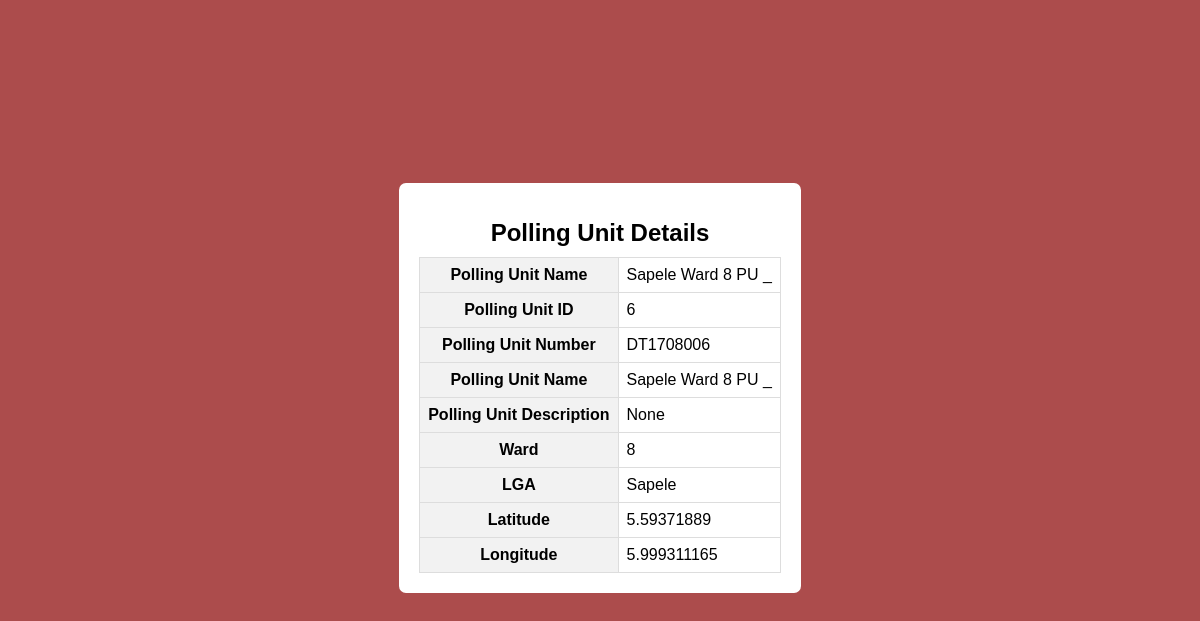
/polling/polling-unit/8, run on the app's committed database.
### polling/models.py (models this page shows, shortened)
class polling_unit(models.Model):
    polling_unit_id = models.PositiveIntegerField()
    ward_id = models.PositiveIntegerField()
    lga_id = models.PositiveIntegerField()
    uniquewardid = models.PositiveIntegerField(null=True)
    polling_unit_number = models.CharField(max_length=50, null=True)
    polling_unit_name = models.CharField(max_length=50, null=True)
    polling_unit_description = models.TextField(max_length=1000, null=True)
    lat = models.CharField(max_length=255, null=True)
    long = models.CharField(max_length=255, null=True)
    entered_by_user = models.CharField(max_length=50, null=True)
    date_entered = models.DateTimeField(auto_now_add=True)
    user_ip_address = models.CharField(max_length=50, null=True)
    class Meta:
        verbose_name_plural = 'polling_units'

class lga(models.Model):
    lga_id = models.PositiveIntegerField()
    lga_name = models.CharField(max_length=50)
    state_id = models.PositiveIntegerField()
    lga_description = models.TextField(max_length=1000)
    entered_by_user = models.CharField(max_length=50)
    date_entered = models.DateTimeField(auto_now_add=True)
    user_ip_address = models.CharField(max_length=50)
    def __str__(self):
        return f"{self.lga_name}"
    class Meta:
        verbose_name_plural = 'lgas'

### polling/views.py (the view)
# urls.py: path('polling-unit/<int:pk>', PollingUnitDetailView.as_view(), name='polling_unit_detail'),
class PollingUnitDetailView(DetailView):
    model = polling_unit
    template_name = 'polling/polling_unit.html'
    context_object_name = 'polling_unit'
    def get_context_data(self, **kwargs: Any) -> Dict[str, Any]:
        context =  super().get_context_data(**kwargs)
        polling_unit = context['polling_unit']
        try:
            context['lga'] = lga.objects.get(lga_id=polling_unit.lga_id)
        except:
            pass
        return context

### polling/templates/polling/polling_unit.html (shortened to what this page needs)
{% load static %}
<!DOCTYPE html>
<html>
<head>
  <link rel="stylesheet" type="text/css" href="{% static 'polling/css/polling_unit.css' %}">
</head>
<body>
  <div id="container">
  <h1>Polling Unit Details</h1>
  <table>
    <tr>
      <th>Polling Unit Name</th>
      <td>{{ polling_unit.polling_unit_name }}</td>
    </tr>
    <tr>
        <th>Polling Unit ID</th>
        <td>{{ polling_unit.polling_unit_id }}</td>
    </tr>
    <tr>
        <th>Polling Unit Number</th>
        <td>{{ polling_unit.polling_unit_number }}</td>
    </tr>
    <tr>
        <th>Polling Unit Name</th>
        <td>{{ polling_unit.polling_unit_name }}</td>
    </tr>
    <tr>
        <th>Polling Unit Description</th>
        <td>{{ polling_unit.polling_unit_description }}</td>
    </tr>
    <tr>
      <th>Ward</th>
      <td>{{ polling_unit.ward_id }}</td>
    </tr>
    <tr>
      <th>LGA</th>
      <td>{{ lga }}</td>
    </tr>
    <tr>
        <th>Latitude</th>
        <td>{{ polling_unit.lat }}</td>
    </tr>
    <tr>
        <th>Longitude</th>
        <td>{{ polling_unit.long }}</td>
    </tr>
  </table>
</div>
</body>
</html>

### polling/static/polling/css/polling_unit.css (style rules this page uses)
* { font-family: 'Gill Sans', 'Gill Sans MT', Calibri, 'Trebuchet MS', sans-serif; }
body, #container { display: flex; justify-content: center; align-items: center; flex-direction: column; }
body { background: #ac4c4c; height : 95vh; }
#container { background: #fff; border-radius: 7px; padding: 20px; min-height: 200px; }
h1 { font-size: 24px; margin-bottom: 10px; }
table { border-collapse: collapse; width: 100%; }
th, td { border: 1px solid #ddd; padding: 8px; }
th { background-color: #f2f2f2; }

### data on the page
polling_unit: polling_unit_name "Sapele Ward 8 PU _", polling_unit_id "6", polling_unit_number "DT1708006", polling_unit_description "None", ward_id "8", lat "5.59371889", long "5.999311165"
lga: lga_name "Sapele"
